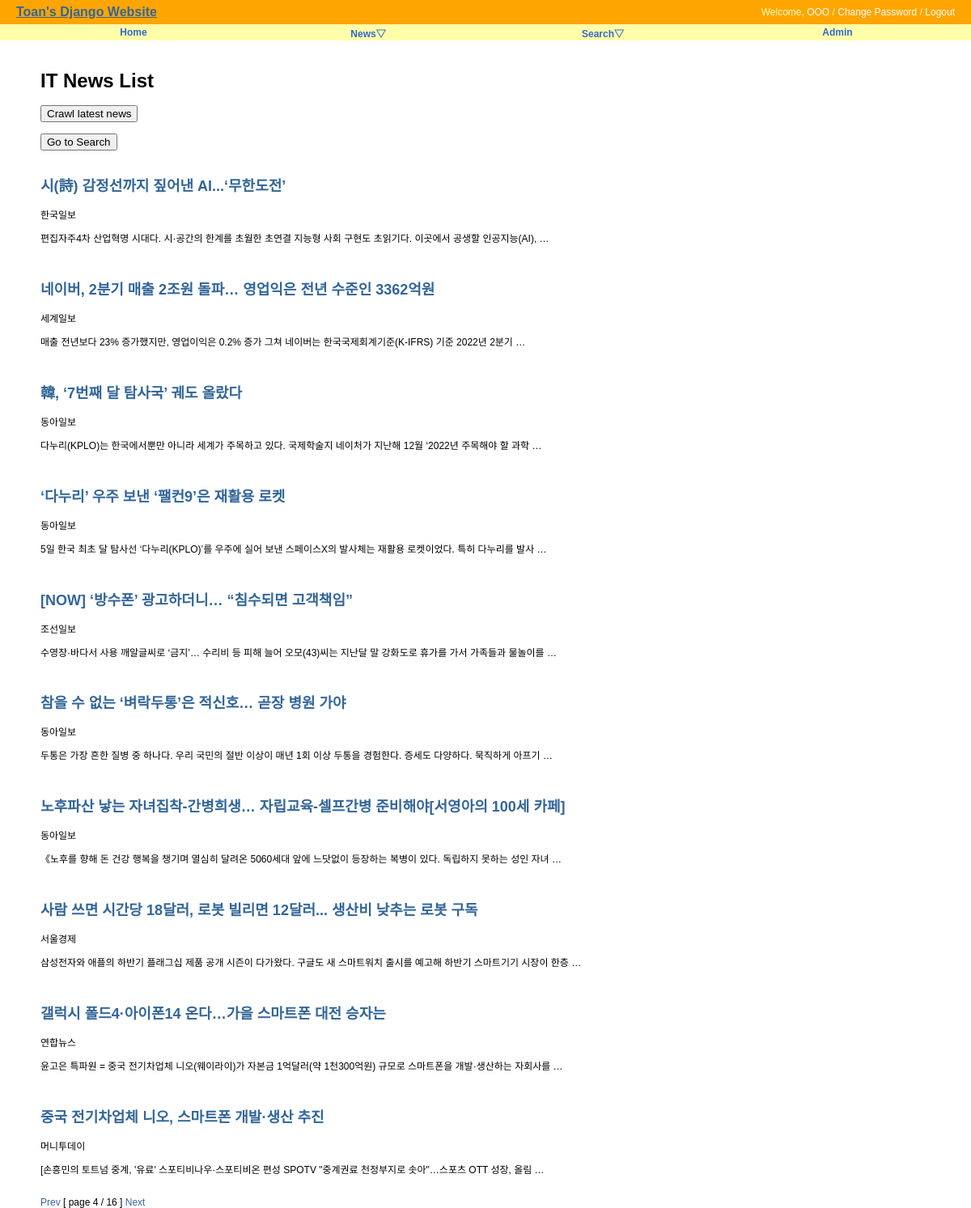
The app's page /news/?page=4 with its own data.
### news/models.py (models this page shows, shortened)
class New(models.Model):
    title = models.CharField('TITLE', max_length=300, help_text='news title')
    writer = models.CharField('WRITER', max_length=100, help_text='publisher')
    preview = models.TextField('PREVIEW', unique=True)
    published_date = models.DateTimeField(default=timezone.now)
    class Meta:
        verbose_name = 'new'
        verbose_name_plural = 'news'
        db_table = 'news_new'
        ordering = ('-published_date',)

### news/views.py (the view)
# urls.py: path('', NewsLV.as_view(), name='index'),
class NewsLV(ListView):
    model = New
    template_name = "news/news_all.html"
    context_object_name = "news"
    paginate_by = 10

### news/templates/news/news_all.html (shortened to what this page needs)
{% extends "base.html" %}
{% block content %}
<div id="content">
  <h1>IT News List</h1>
  <form action="{% url "news:news_list" %}" method="POST">
    <input type="submit" value="Crawl latest news" />
  </form><br/>
  <form action="{% url "news:search" %}" method="POST">
    <input type="submit" value="Go to Search" />
  </form><br/>
  {% for new in news %}
  <h2><a href="{% url 'news:news_detail' new.id %}">
      {{ new.title }}</a></h2>
      {{ new.writer}}
      <p>{{ new.preview }}</p>
      <br/>
  {% endfor %}
  <div>
    {% if page_obj.has_previous %}
    <a href="?page={{ page_obj.previous_page_number }}">Prev</a>
    {% endif %} [ page {{ page_obj.number }} / {{page_obj.paginator.num_pages }} ]
    {% if page_obj.has_next %}
    <a href="?page={{ page_obj.next_page_number }}">Next</a>
    {% endif %}
  </div>
</div>
{% endblock %}

### static/css/base.css (style rules this page uses)
body { font-family: "Lucida Grande", Verdana, Arial, sans-serif; font-size: 12px; }
div#content { position: absolute; top: 70px; left: 50px; right: 50px; }
a:link, a:visited { color: #369; text-decoration: none; }

### records on screen
New: title "시(詩) 감정선까지 짚어낸 AI...‘무한도전’", writer "한국일보", preview "편집자주4차 산업혁명 시대다. 시·공간의 한계를 초월한 초연결 지능형 사회 구현도 초읽기다. 이곳에서 공생할 인공지능(AI), …"
New: title "네이버, 2분기 매출 2조원 돌파… 영업익은 전년 수준인 3362억원", writer "세계일보", preview "매출 전년보다 23% 증가했지만, 영업이익은 0.2% 증가 그쳐 네이버는 한국국제회계기준(K-IFRS) 기준 2022년 2분기 …"
New: title "韓, ‘7번째 달 탐사국’ 궤도 올랐다", writer "동아일보", preview "다누리(KPLO)는 한국에서뿐만 아니라 세계가 주목하고 있다. 국제학술지 네이처가 지난해 12월 ‘2022년 주목해야 할 과학 …"
New: title "‘다누리’ 우주 보낸 ‘팰컨9’은 재활용 로켓", writer "동아일보", preview "5일 한국 최초 달 탐사선 ‘다누리(KPLO)’를 우주에 실어 보낸 스페이스X의 발사체는 재활용 로켓이었다. 특히 다누리를 발사 …"
New: title "[NOW] ‘방수폰’ 광고하더니… “침수되면 고객책임”", writer "조선일보", preview "수영장·바다서 사용 깨알글씨로 ‘금지’… 수리비 등 피해 늘어 오모(43)씨는 지난달 말 강화도로 휴가를 가서 가족들과 물놀이를 …"
New: title "참을 수 없는 ‘벼락두통’은 적신호… 곧장 병원 가야", writer "동아일보", preview "두통은 가장 흔한 질병 중 하나다. 우리 국민의 절반 이상이 매년 1회 이상 두통을 경험한다. 증세도 다양하다. 묵직하게 아프기 …"
New: title "노후파산 낳는 자녀집착-간병희생… 자립교육-셀프간병 준비해야[서영아의 100세 카페]", writer "동아일보", preview "《노후를 향해 돈 건강 행복을 챙기며 열심히 달려온 5060세대 앞에 느닷없이 등장하는 복병이 있다. 독립하지 못하는 성인 자녀 …"
New: title "사람 쓰면 시간당 18달러, 로봇 빌리면 12달러... 생산비 낮추는 로봇 구독", writer "서울경제", preview "삼성전자와 애플의 하반기 플래그십 제품 공개 시즌이 다가왔다. 구글도 새 스마트워치 출시를 예고해 하반기 스마트기기 시장이 한층 …"
New: title "갤럭시 폴드4·아이폰14 온다…가을 스마트폰 대전 승자는", writer "연합뉴스", preview "윤고은 특파원 = 중국 전기차업체 니오(웨이라이)가 자본금 1억달러(약 1천300억원) 규모로 스마트폰을 개발·생산하는 자회사를 …"
New: title "중국 전기차업체 니오, 스마트폰 개발·생산 추진", writer "머니투데이", preview "[손흥민의 토트넘 중계, '유료' 스포티비나우·스포티비온 편성 SPOTV \"중계권료 천정부지로 솟아\"…스포츠 OTT 성장, 올림 …"

### other values on screen
{{ page_obj.number }} "4"
{{ page_obj.paginator.num_pages }} "16"
